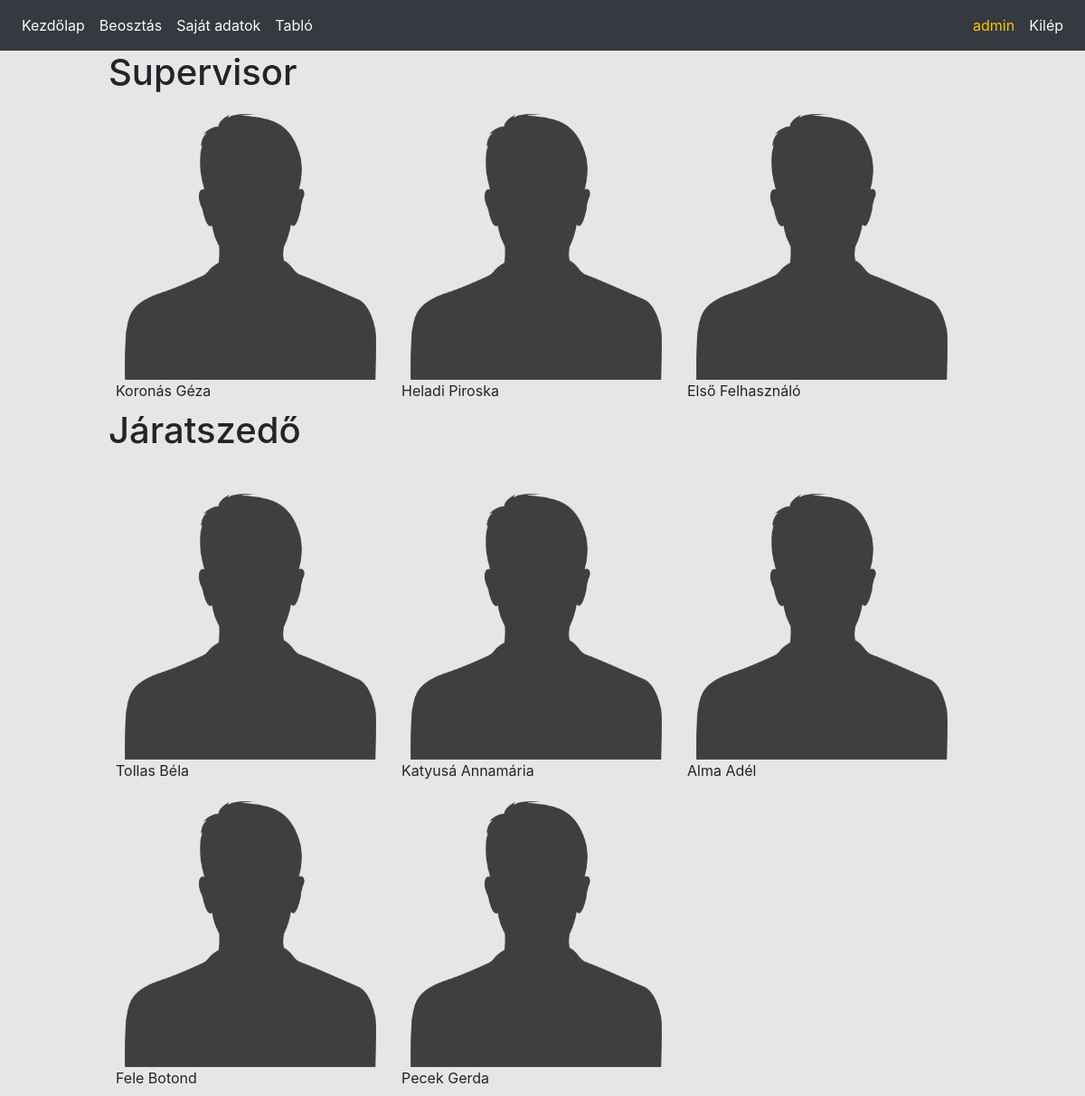
Page /tablo.php (signed in) on the committed database.
### tables this page shows
CREATE TABLE IF NOT EXISTS `personal_data` (
  `id` int(11) NOT NULL AUTO_INCREMENT,
  `first_name` varchar(50) NOT NULL,
  `last_name` varchar(50) NOT NULL,
  `mother` varchar(100) NOT NULL,
  `birth_date` date NOT NULL,
  `location` varchar(100) DEFAULT NULL,
  `email` varchar(100) NOT NULL,
  `phone` varchar(15) DEFAULT NULL,
  `picture` varchar(150) DEFAULT 'profile.jpg',
  PRIMARY KEY (`id`)
);

CREATE TABLE IF NOT EXISTS `position` (
  `id` int(11) NOT NULL AUTO_INCREMENT,
  `position_name` varchar(50) NOT NULL,
  `priority` int(11) NOT NULL,
  `description` varchar(1000) NOT NULL,
  `permission_ids` varchar(100) NOT NULL,
  `work_schedules` time NOT NULL,
  PRIMARY KEY (`id`)
);

### tablo.php (the view, shortened to what this page needs)
<?php
require_once('config/init.php');
$sql = 'SELECT personal_data.first_name, personal_data.last_name, personal_data.picture, position.position_name, position.priority '
        . 'FROM personal_data, position, user_data '
        . 'WHERE user_data.personal_data_id = personal_data.id AND user_data.position_id = position.id '
        . 'ORDER BY position.priority ASC';
$res = $con -> query($sql);
$content = '';
$new_pos = true;
$new_pos_name = '';
while ($row = $res -> fetch_assoc()){
    if($new_pos){
        $content.= '<h1>'.$row['position_name'].'</h1>';
        $content.= '<div class="tablocontaier"><div class="d-flex flex-wrap">';
        $new_pos = false;
        $new_pos_name = $row['position_name'];
    }else{
        if($new_pos_name != $row['position_name']){
            $content .= '</div></div>';
            $content .= '<h1>'.$row['position_name'].'</h1><br>';
            $content .= '<div class="tablocontaier"><div class="d-flex flex-wrap">';
            $new_pos_name = $row['position_name'];
        }
    }
    $content .= '<div class="p-2 bd-highlight">';
        $content .= '<img src="./images/'.$row['picture'].'" class="probaimage"><br>';
        $content.= $row['first_name'].' ';
        $content.= $row['last_name'].'<br>';
    $content .= '</div>';
}
printMenu();
echo '<div class="mycontainer">';
echo $content;
echo '</div>';

### Config/functions.php (shortened to what this page needs)
<?php
function printHTML($html) {
    echo file_get_contents($html);
}
function isLogged() {
    if (!empty($_SESSION['userid'])) {
        return true;
    } else {
        return false;
    }
}
function isHaveRequiredPermission($requiredPermission) {
    $permission_ids = $_SESSION['permissionids'];
    $permissions = explode(',', $permission_ids);
    if (in_array($requiredPermission, $permissions)) {
        return true;
    }
    return false;
}
function printMenu() {
    $menu = file_get_contents('Html/menu.html');
    if (isLogged()) {
        $menuitems = '';
        if (isHaveRequiredPermission(2)) {
            $menuitems .= '<li class="nav-item"> <a class="nav-link text-light" href="own_time_table.php">Beosztás </a></li>';
        }
        if (isHaveRequiredPermission(1)) {
            $menuitems .= '<li class="nav-item"> <a class="nav-link text-light" href="userinfo.php">Saját adatok</a></li>';
        }
        if (isHaveRequiredPermission(9)) {
            $menuitems .= '<li class="nav-item"> <a class="nav-link text-light" href="tablo.php">Tabló</a></li>';
        }
        $menuitems .= '</ul></div>'
                . '<div class="navbar-collapse">'
                . '<ul class="navbar-nav ml-auto">'
                . '<span class="nav-link text-warning">' . $_SESSION['username'] . '</span>'
                . '<li class="nav-item"> <a class="nav-link text-light" href="logout.php"> Kilép</a> </li>'
                . '</ul>'
                . '</div>';
        $menu = str_replace('::ki_belepes', $menuitems, $menu);
    } else {
        $menu = str_replace('::ki_belepes', '<li class="nav-item">  <a class="nav-link text-light" href="login.php">Belép</a> </li>', $menu);
    }
    echo $menu;
}

### Style/style.css (style rules this page uses)
body { background-color: rgb(230,230,230); }
.mycontainer { width: 80%; margin: auto; }
.tablocontaier { width: 100%; margin: auto; }
.probaimage { width: 300px; height: 300px; }

### rows in the picture
personal_data: position.position_name "Supervisor", picture (placeholder picture), value "Koronás", last_name "Géza"
personal_data: picture (placeholder picture), value "Heladi", last_name "Piroska"
personal_data: picture (placeholder picture), value "Első", last_name "Felhasználó"
personal_data: position.position_name "Járatszedő", picture (placeholder picture), value "Tollas", last_name "Béla"
personal_data: picture (placeholder picture), value "Katyusá", last_name "Annamária"
personal_data: picture (placeholder picture), value "Alma", last_name "Adél"
personal_data: picture (placeholder picture), value "Fele", last_name "Botond"
personal_data: picture (placeholder picture), value "Pecek", last_name "Gerda"

### other values in the picture
$menu "Kezdőlap"
$_SESSION['username'] "admin"
